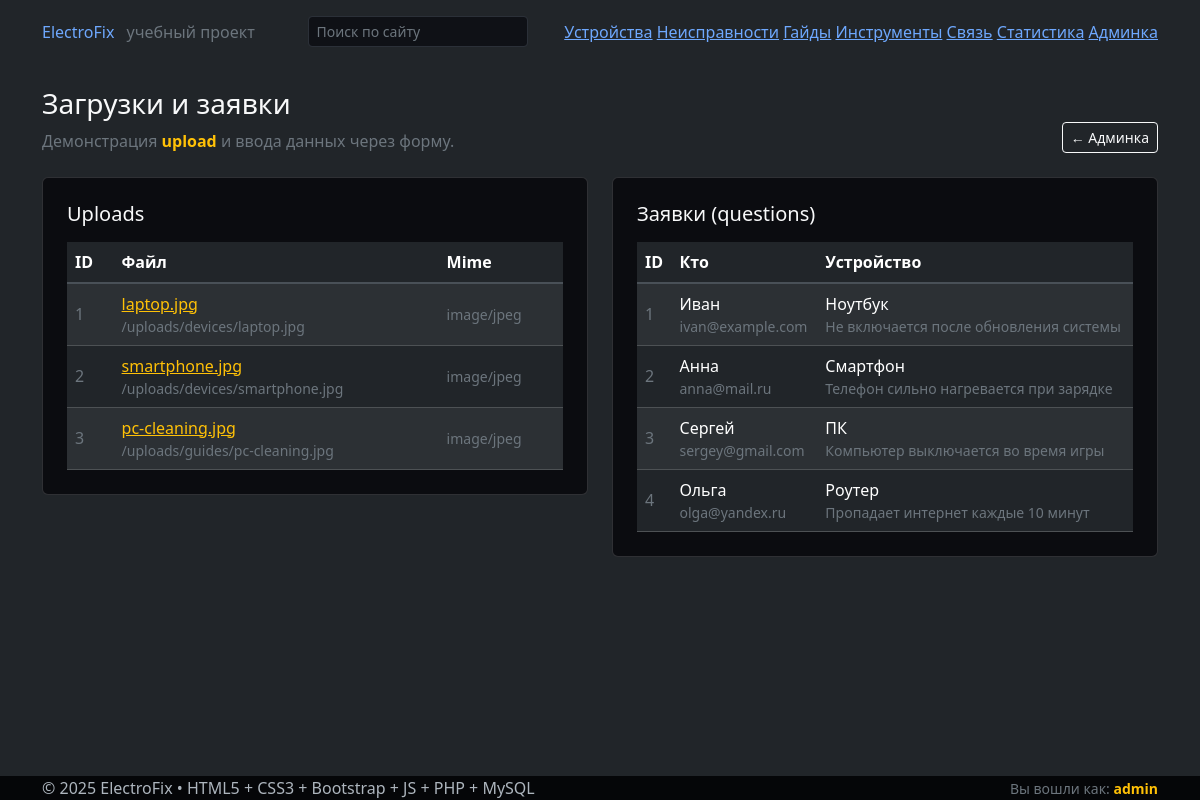
The page /admin/uploads.php (signed in) on the database its author committed.
### tables this page shows
CREATE TABLE `uploads` (
  `id` int(11) NOT NULL,
  `user_id` int(11) DEFAULT NULL,
  `original_name` varchar(255) NOT NULL,
  `file_path` varchar(255) NOT NULL,
  `mime` varchar(120) DEFAULT NULL,
  `size` int(11) DEFAULT NULL,
  `created_at` datetime NOT NULL
);

CREATE TABLE `questions` (
  `id` int(11) NOT NULL,
  `name` varchar(64) NOT NULL,
  `email` varchar(120) NOT NULL,
  `device` varchar(64) NOT NULL,
  `problem` text NOT NULL,
  `created_at` datetime NOT NULL
);

### server/util.php (called while the page is built, shortened)
<?php
function h(string $s): string {
  return htmlspecialchars($s, ENT_QUOTES | ENT_SUBSTITUTE, 'UTF-8');
}

### admin/uploads.php (the view, shortened to what this page needs)
<?php
require_once __DIR__ . '/../partials/header.php';
$pdo = db();
$uploads = [];
$questions = [];
try {
  $uploads = $pdo->query("SELECT id, original_name, file_path, mime, size, created_at FROM uploads ORDER BY created_at DESC LIMIT 50")->fetchAll();
} catch (Throwable $e) { $uploads = []; }
try {
  $questions = $pdo->query("SELECT id, name, email, device, problem, created_at FROM questions ORDER BY created_at DESC LIMIT 50")->fetchAll();
} catch (Throwable $e) { $questions = []; }
?>
<section class="mb-4 d-flex justify-content-between align-items-end gap-3 flex-wrap">
  <div>
    <h1 class="h3 mb-2">Загрузки и заявки</h1>
    <p class="text-secondary mb-0">Демонстрация <strong>upload</strong> и ввода данных через форму.</p>
  </div>
  <div class="d-flex gap-2">
    <a class="btn btn-outline-light btn-sm" href="index.php">← Админка</a>
  </div>
</section>
<div class="row g-4">
  <section class="col-lg-6">
    <div class="card p-4">
      <h2 class="h5 mb-3">Uploads</h2>
      <div class="table-responsive">
        <table class="table table-dark table-striped align-middle mb-0">
          <thead><tr><th>ID</th><th>Файл</th><th>Mime</th></tr></thead>
          <tbody>
            <?php foreach ($uploads as $u): ?>
              <tr>
                <td class="text-secondary"><?= (int)$u['id'] ?></td>
                <td>
                  <a class="link-warning" href="../<?= h($u['file_path']) ?>" target="_blank"><?= h($u['original_name']) ?></a>
                  <div class="small text-secondary"><?= h($u['file_path']) ?></div>
                </td>
                <td class="small text-secondary"><?= h($u['mime']) ?></td>
              </tr>
            <?php endforeach; ?>
          </tbody>
        </table>
      </div>
    </div>
  </section>
  <section class="col-lg-6">
    <div class="card p-4">
      <h2 class="h5 mb-3">Заявки (questions)</h2>
      <div class="table-responsive">
        <table class="table table-dark table-striped align-middle mb-0">
          <thead><tr><th>ID</th><th>Кто</th><th>Устройство</th></tr></thead>
          <tbody>
            <?php foreach ($questions as $q): ?>
              <tr>
                <td class="text-secondary"><?= (int)$q['id'] ?></td>
                <td>
                  <?= h($q['name']) ?>
                  <div class="small text-secondary"><?= h($q['email']) ?></div>
                </td>
                <td>
                  <?= h($q['device']) ?>
                  <div class="small text-secondary"><?= h(mb_substr((string)$q['problem'], 0, 60)) ?><?= mb_strlen((string)$q['problem'])>60?'…':'' ?></div>
                </td>
              </tr>
            <?php endforeach; ?>
          </tbody>
        </table>
      </div>
    </div>
  </section>
</div>
<?php require_once __DIR__ . '/../partials/footer.php'; ?>

### css/style.css (style rules this page uses)
body { font-family: "Segoe UI", Arial, sans-serif; background-color: #0b0c10; color: #f8f9fa; }
.table thead th { border-bottom: 2px solid #495057; }
strong, b { color: #ffc107; }
html[data-bs-theme="dark"] { --bs-body-bg: #0b0c10; --bs-body-color: #f8f9fa; --bs-tertiary-bg: #111319; --bs-border-color: #2b3038; --bs-card-bg: #111319; --bs-card-border-color: #2b3038; }
.card { background: var(--bs-card-bg); border-color: var(--bs-card-border-color); }

### rows shown on the page
uploads: id "1", original_name "laptop.jpg", file_path "/uploads/devices/laptop.jpg", mime "image/jpeg"
uploads: id "2", original_name "smartphone.jpg", file_path "/uploads/devices/smartphone.jpg", mime "image/jpeg"
uploads: id "3", original_name "pc-cleaning.jpg", file_path "/uploads/guides/pc-cleaning.jpg", mime "image/jpeg"
questions: id "1", name "Иван", email "ivan@example.com", device "Ноутбук", problem "Не включается после обновления системы"
questions: id "2", name "Анна", email "anna@mail.ru", device "Смартфон", problem "Телефон сильно нагревается при зарядке"
questions: id "3", name "Сергей", email "sergey@gmail.com", device "ПК", problem "Компьютер выключается во время игры"
questions: id "4", name "Ольга", email "olga@yandex.ru", device "Роутер", problem "Пропадает интернет каждые 10 минут"

### other values the page prints
current_user()['username'] "admin"
